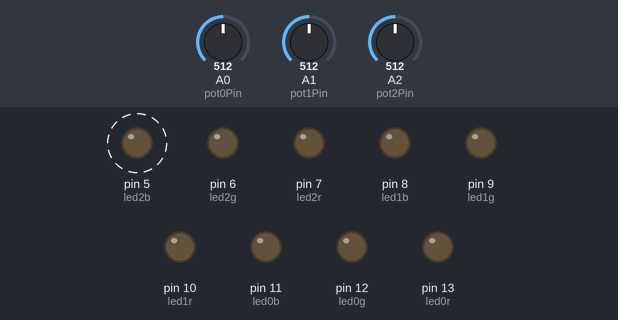
Bench run of a sketch on a simulated Arduino Uno, built with avr-gcc and run on an emulated ATmega328P. On the bench: output pins drawn as LEDs (lit = HIGH). Dashed ring = blinking. Inputs (shaded band) come from the test bench; at power-on: A2 (pot2Pin) = 512, A1 (pot1Pin) = 512, A0 (pot0Pin) = 512.

Above: at 1.8 s.
1.9 s: A2 (pot2Pin) set to 435
5.4 s: A2 (pot2Pin) set to 412
At 5.73 s:
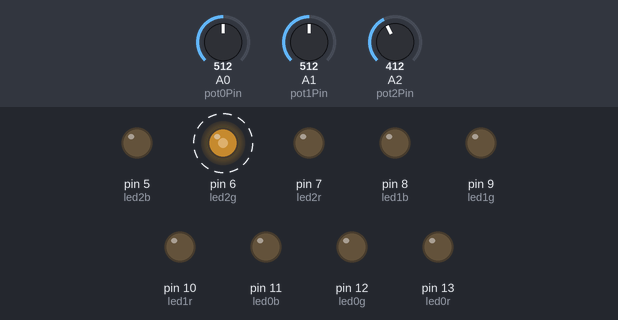
9.5 s: A1 (pot1Pin) set to 434
13.0 s: A1 (pot1Pin) set to 411
At 13.98 s:
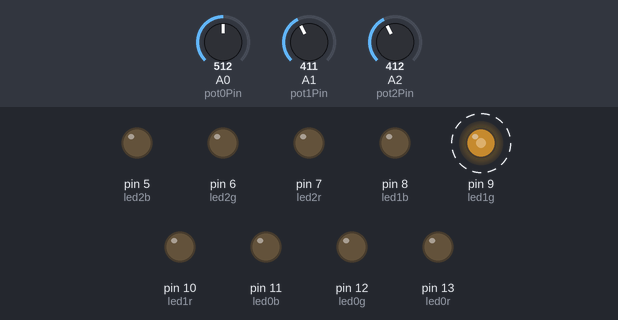
17.1 s: A0 (pot0Pin) set to 716
21.2 s: A2 (pot2Pin) set to 219
At 21.4 s:
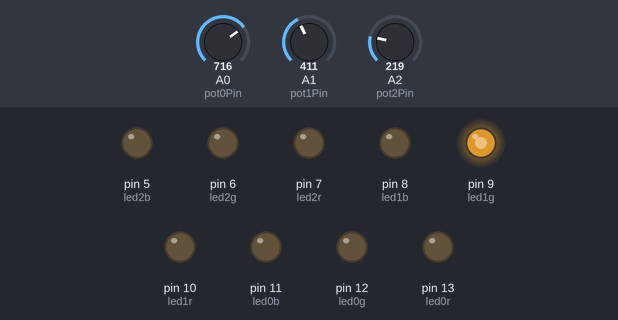
24.7 s: A2 (pot2Pin) set to 198
At 25.18 s:
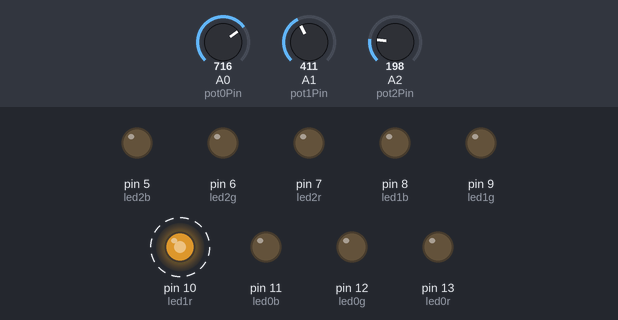
Timing chart, 0 to 29.2 s (numbered marks = the images above; inputs shaded):
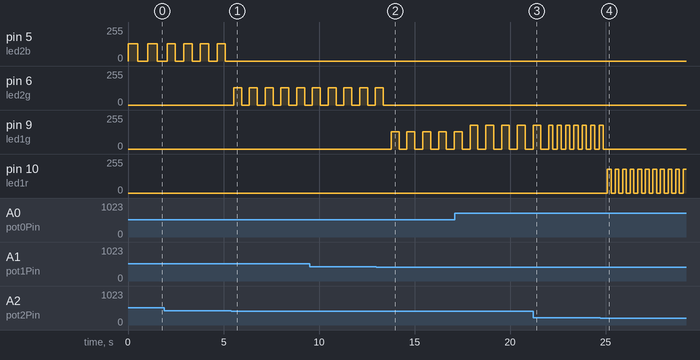

The sketch:

lab03.ino
```cpp
int led0r = 13;
int led0g = 12;
int led0b = 11;

int led1r = 10;
int led1g = 9;
int led1b = 8;

int led2r = 7;
int led2g = 6;
int led2b = 5;

int pot0Pin = A0;
int pot0Val = 0;

int pot1Pin = A1;
int pot1Val = 0;

int pot2Pin = A2;
int pot2Val = 0;

void setup() {
  pinMode(led0r, OUTPUT);
  pinMode(led0g, OUTPUT);
  pinMode(led0b, OUTPUT);
  pinMode(led1r, OUTPUT);
  pinMode(led1g, OUTPUT);
  pinMode(led1b, OUTPUT);
  pinMode(led2r, OUTPUT);
  pinMode(led2g, OUTPUT);
  pinMode(led2b, OUTPUT);
}

void loop() {
  pot0Val = analogRead(pot0Pin);
  pot1Val  = analogRead(pot1Pin);
  pot2Val = analogRead(pot2Pin);

  int brightness = pot0Val/4;
  int steering = pot1Val;
  int carSpeed = pot2Val;

  if (steering < 210) {
    if (carSpeed < 210) {
      analogWrite(led0r, brightness);
      analogWrite(led1r, 0);
      analogWrite(led2r, 0);
    } else if (carSpeed < 420) {
      analogWrite(led0g, brightness);
      analogWrite(led1g, 0);
      analogWrite(led2g, 0);
      } else {
      analogWrite(led0b, brightness);
      analogWrite(led1b, 0);
      analogWrite(led2b, 0);
      }
  } else if (steering < 420) {
    if (carSpeed < 210) {
      analogWrite(led0r, 0);
      analogWrite(led1r, brightness);
      analogWrite(led2r, 0);
    } else if (carSpeed < 420) {
      analogWrite(led0g, 0);
      analogWrite(led1g, brightness);
      analogWrite(led2g, 0);
      } else {
      analogWrite(led0b, 0);
      analogWrite(led1b, brightness);
      analogWrite(led2b, 0);
      }
  } else {
    if (carSpeed < 210) {
      analogWrite(led0r, 0);
      analogWrite(led1r, 0);
      analogWrite(led2r, brightness);
    } else if (carSpeed < 420) {
      analogWrite(led0g, 0);
      analogWrite(led1g, 0);
      analogWrite(led2g, brightness);
      } else {
      analogWrite(led0b, 0);
      analogWrite(led1b, 0);
      analogWrite(led2b, brightness);
      }
  }

  delay(carSpeed);

  analogWrite(led0r, 0);
  analogWrite(led1r, 0);
  analogWrite(led2r, 0);

  analogWrite(led0g, 0);
  analogWrite(led1g, 0);
  analogWrite(led2g, 0);

  analogWrite(led0b, 0);
  analogWrite(led1b, 0);
  analogWrite(led2b, 0);

  delay(carSpeed);
}
```

Measured:
- the behaviour switches between 420 and 419 on A2 (pot2Pin) (found by bisection; images 0 and 1)
- the behaviour switches between 420 and 419 on A1 (pot1Pin) (found by bisection; images 1 and 2)
- the behaviour switches between 210 and 209 on A2 (pot2Pin) (found by bisection; images 3 and 4)
- after the input at 5.4 s, pin 5 (led2b): stops changing and stays 0/255; pin 6 (led2g): alternates 128/255 for 0.41 s and 0/255 for 0.41 s, starting after 0.13 s
- after the input at 13.0 s, pin 6 (led2g): goes on until 13.4 s, then stays 0/255; pin 9 (led1g): alternates 128/255 for 0.41 s and 0/255 for 0.41 s, starting after 0.78 s
- after the input at 24.7 s, pin 9 (led1g): goes on until 24.9 s, then stays 0/255; pin 10 (led1r): alternates 179/255 for 0.20 s and 0/255 for 0.20 s, starting after 0.39 s
- by itself, pin 5 (led2b): alternates 128/255 for 0.44 s and 0/255 for 0.44 s
